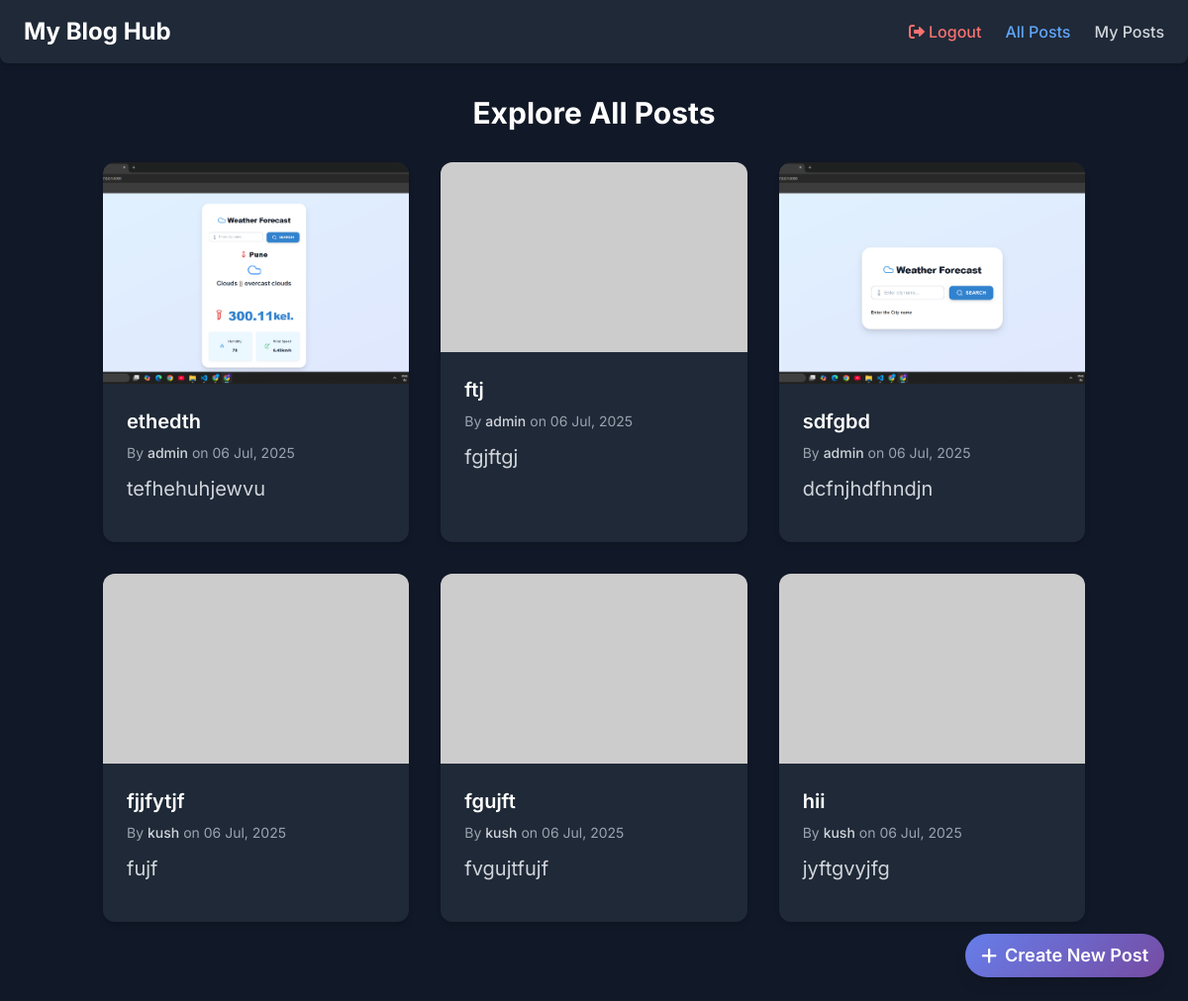
The page / (signed in) on the database as committed earlier.
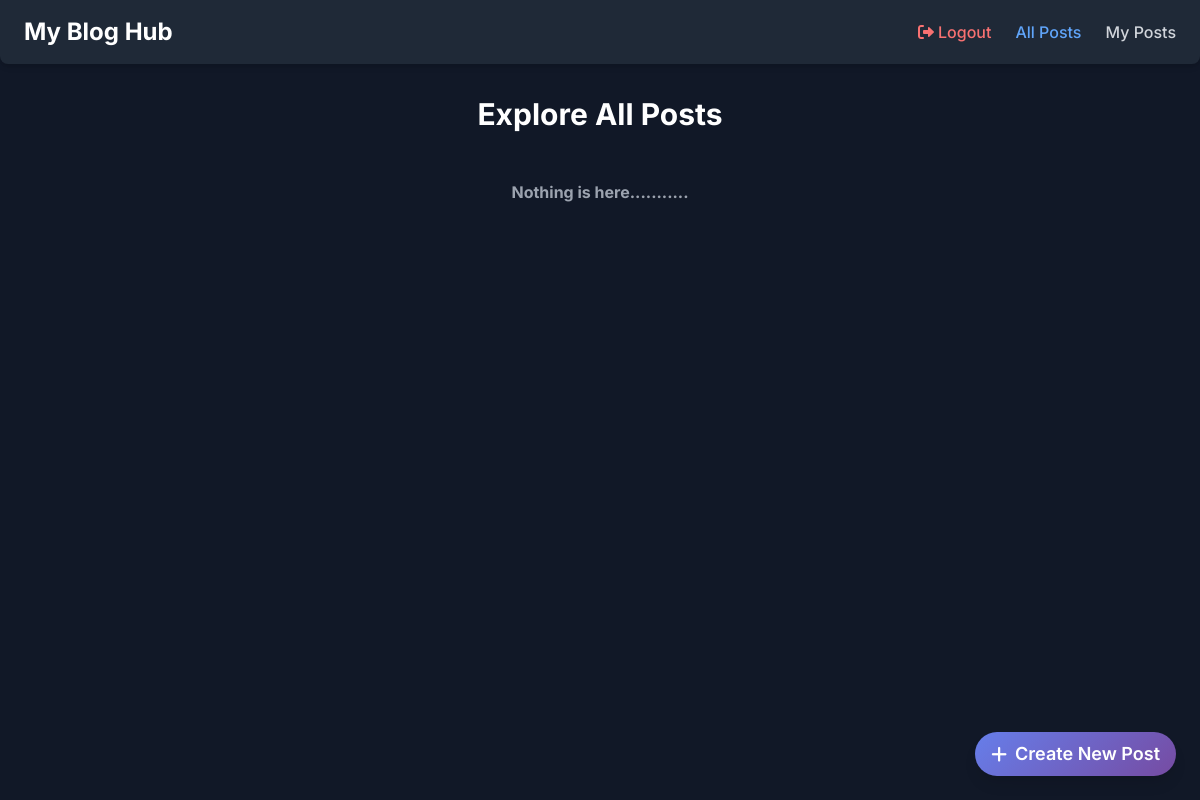
The same page on the database as committed later.
### BlogApp/models.py (models this page shows, shortened)
class Blogpost(models.Model):
    author = models.ForeignKey(User, on_delete=models.CASCADE)
    title = models.CharField(max_length=100)
    content = models.TextField()
    images = models.ImageField(upload_to='pictures/',blank=True,null=True)
    created_day = models.DateTimeField(auto_now_add=True)
    slug_post = AutoSlugField(populate_from ='title',unique=True,null =False,blank =True)

### BlogApp/views.py (the view)
# urls.py: path('',views.home, name='home'),
@login_required(login_url='login')
def home(request):
    all_blogs = Blogpost.objects.all().order_by('-created_day')
    return render(request,'home.html',{'all_blogs':all_blogs})

### templates/home.html (shortened to what this page needs)
{% load static %}
<!DOCTYPE html>
<html lang="en">
  <head>
    <script src="https://cdn.tailwindcss.com"></script>
    <link
      rel="stylesheet"
      href="https://cdnjs.cloudflare.com/ajax/libs/font-awesome/6.0.0-beta3/css/all.min.css"
    />
    <link rel="stylesheet" href="{% static 'styles/blog.css' %}" />
  </head>
  <body class="min-h-screen flex flex-col bg-gray-900 text-gray-200">
    <header
      class="bg-gray-800 shadow-md py-4 px-6 flex justify-between items-center sticky top-0 z-50 rounded-b-lg"
    >
      <div class="text-2xl font-bold text-white">My Blog Hub</div>
      <nav class="nav-links flex space-x-6">
        <a
          href="{% url 'logout' %}"
          class="text-red-400 hover:text-white font-medium transition duration-200 flex items-center space-x-1"
          title="Logout"
        >
          <i class="fas fa-sign-out-alt"></i>
          <span>Logout</span>
        </a>
        <a
          href="{% url 'home' %}"
          class="text-blue-400 font-medium transition duration-200 hover:text-white"
          >All Posts</a
        >
        <a
          href="{% url 'user_posts' %}"
          class="text-gray-300 hover:text-white font-medium transition duration-200"
          >My Posts</a
        >
      </nav>
    </header>
    <main class="flex-grow container mx-auto px-4 py-8">
      <section id="all-posts-section" class="post-section mb-12">
        <h2 class="text-3xl font-bold text-center mb-8 text-white">
          Explore All Posts
        </h2>
        {% if all_blogs %}
        <div
          id="allPostsContainer"
          class="grid grid-cols-1 sm:grid-cols-2 lg:grid-cols-3 gap-8"
        >
          {% for all_blog in all_blogs %}
          <div
            class="post-card bg-gray-800 rounded-xl shadow-md overflow-hidden flex flex-col"
          >
            {% if all_blog.images %}
            <img
              src="{{ all_blog.images.url }}"
              alt="{{ all_blog.title }}"
              class="w-full h-56 object-cover object-center rounded-t-xl"
            />
            {% else %}
            <img
              src="https://placehold.co/400x250/667eea/ffffff?text={{all_blog.title|truncatewords:3}}"
              alt="{{ all_blog.title }}"
              class="w-full h-48 object-cover"
            />
            {% endif %}
            <div class="p-6 flex-grow flex flex-col">
              <h3 class="text-xl font-semibold mb-2 text-white">
                {{ all_blog.title }}
              </h3>
              <p class="text-sm text-gray-400 mb-3">
                By
                <span class="font-medium text-gray-300"
                  >{{ all_blog.author }}</span
                >
                on {{ all_blog.created_day | date:'d M, Y' }}
              </p>
              <p
                class="text-gray-300 text-lg md:text-xl mb-4 flex-grow leading-relaxed"
              >
                {{ all_blog.content|truncatewords:30 }}
              </p>
            </div>
          </div>
          {% endfor %}
        </div>
        {% else %}
        <h2 class="font-bold text-center text-gray-400 mt-12">
          Nothing is here...........
        </h2>
        {% endif %}
      </section>
      <a
        href="{% url 'create_post' %}"
        class="btn-primary fixed bottom-6 right-6 flex items-center space-x-2 text-lg bg-blue-600 hover:bg-blue-500 text-white py-2 px-4 rounded-full shadow-lg"
      >
        <i class="fas fa-plus"></i>
        <span>Create New Post</span>
      </a>
    </main>
  </body>
</html>

Rows that differ between the two databases and show on the page:
removed Blogpost: images (picture), title "ethedth", author "admin", created_day "06 Jul, 2025", content "tefhehuhjewvu"
removed Blogpost: title "ftj", author "admin", created_day "06 Jul, 2025", content "fgjftgj"
removed Blogpost: images (picture), title "sdfgbd", author "admin", created_day "06 Jul, 2025", content "dcfnjhdfhndjn"
removed Blogpost: title "fjjfytjf", author "kush", created_day "06 Jul, 2025", content "fujf"
removed Blogpost: title "fgujft", author "kush", created_day "06 Jul, 2025", content "fvgujtfujf"
removed Blogpost: title "hii", author "kush", created_day "06 Jul, 2025", content "jyftgvyjfg"
Other text that changed with them:
text now shown: "Nothing is here..........."
